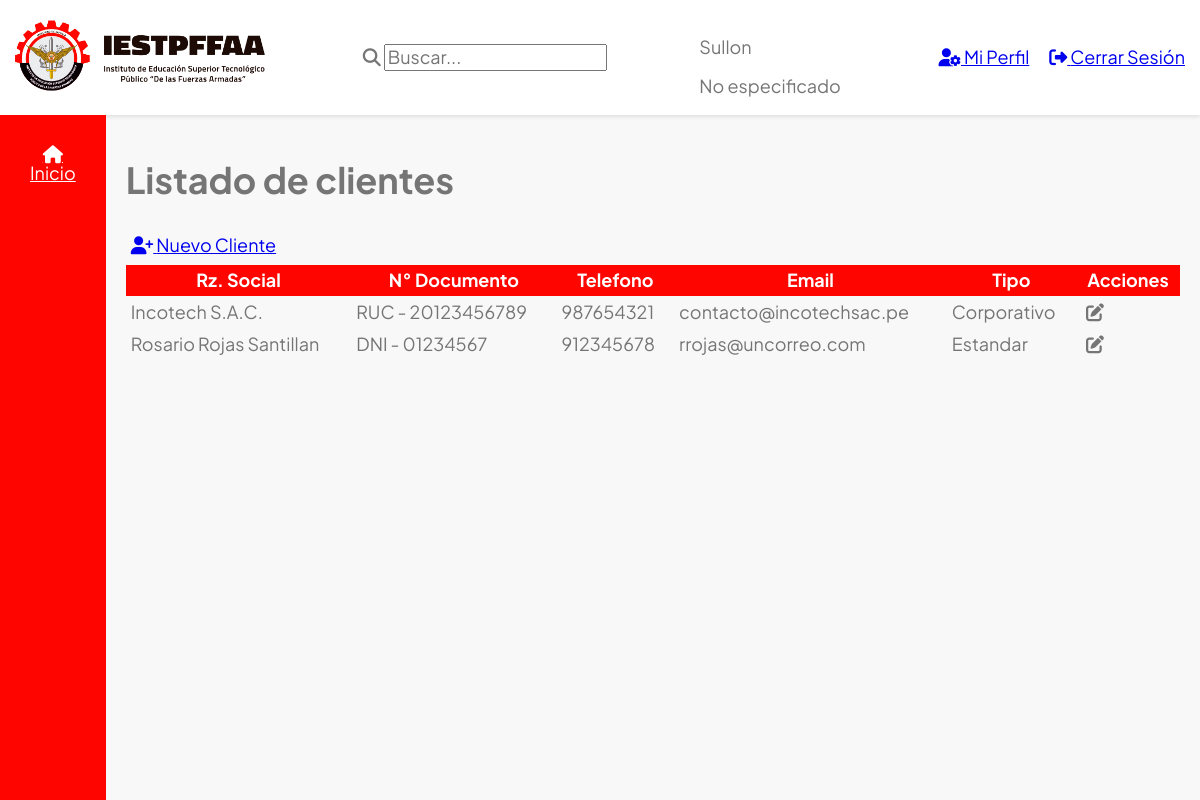
The page /clientes/index.php (signed in) on the database its author committed.
### tables this page shows
CREATE TABLE `cliente` (
  `id` int(11) NOT NULL,
  `nombres` varchar(80) NOT NULL,
  `apellidos` varchar(80) NOT NULL,
  `tipo` char(1) NOT NULL COMMENT 'N: Natural | J:Juridica',
  `idTipoDocumento` int(11) NOT NULL,
  `nroDocumento` varchar(30) NOT NULL,
  `telefono` varchar(20) NOT NULL,
  `email` varchar(80) NOT NULL,
  `fechaNac` date NOT NULL,
  `estado` char(1) NOT NULL DEFAULT 'A' COMMENT 'A: Activo | I:Inactivo',
  `idTipoCliente` int(11) NOT NULL
);

CREATE TABLE `tipocliente` (
  `id` int(11) NOT NULL,
  `nombre` varchar(40) NOT NULL,
  `estado` char(1) NOT NULL DEFAULT 'A' COMMENT 'A: Activo - I: Inactivo'
);

### clientes/index.php (the view, shortened to what this page needs)
<?php
    require_once '../includes/data.php';
    $query = "CALL listarClientes();";
    $resultado = mysqli_query($db, $query);
    $listadoClientes = [];
    while($fila = $resultado->fetch_assoc()){
        $listadoClientes[] = $fila;
    }
?>
<?php
    include_once '../templates/_header.php';
?>
<h1>Listado de clientes</h1>
<a href="crear.php">
    <i class="fa-solid fa-user-plus"></i>
    Nuevo Cliente
</a>
<table class="tabla">
    <thead>
        <tr>
            <th>Rz. Social</th>
            <th>N° Documento</th>
            <th>Telefono</th>
            <th>Email</th>
            <th>Tipo</th>
            <th>Acciones</th>
        </tr>
    </thead>
    <tbody>
        <?php foreach($listadoClientes as $cliente):?>
            <tr>
                <td><?php echo $cliente['nombres'] ?></td>
                <td><?php echo $cliente['documento'] ?></td>
                <td><?php echo $cliente['telefono'] ?></td>
                <td><?php echo $cliente['email'] ?></td>
                <td><?php echo $cliente['tipoCliente'] ?></td>
                <td>
                    <a class="acciones" href="editar.php?uid=<?php echo $cliente['id'] ?>">
                        <i class="fa-solid fa-pen-to-square"></i>
                    </a>
                </td>
            </tr>
        <?php endforeach;?>
    </tbody>
</table>
<?php
    include_once '../templates/_footer.php';
?>

### assets/css/style.css (style rules this page uses)
:root { --primario: #FF0500; --blanco: #FFF; --gris: #F8F8F8; --colorFuente: #757575; --fuentePrimaria: "Plus Jakarta Sans", sans-serif; }
html { font-size: 62.5%; }
body { font-family: var(--fuentePrimaria); font-size: 1.8rem; color: var(--colorFuente); }
a { padding: 1rem .5rem; display: block; }
.dashboard { height: 100vh; display: flex; flex-direction: column; background-color: var(--gris) }
.tabla { width: 100%; border-collapse: collapse; }
.tabla thead { background-color: var(--primario); color: var(--blanco) ; }
.tabla th, .tabla td { padding: 0.5rem; }
.tabla tr { border-bottom: .1rem solid var(--gris); }
.tabla .acciones { display: inline; color: var(--colorFuente); }

### rows shown on the page
cliente: nombres "Incotech S.A.C.", documento "RUC - 20123456789", telefono "987654321", email "contacto@incotechsac.pe", idTipoCliente.nombre "Corporativo"
cliente: nombres "Rosario Rojas Santillan", documento "DNI - 01234567", telefono "912345678", email "rrojas@uncorreo.com", idTipoCliente.nombre "Estandar"

### other values the page prints
$_SESSION['nombreUsuario'] "Sullon"
$_SESSION['rol'] "No especificado"
